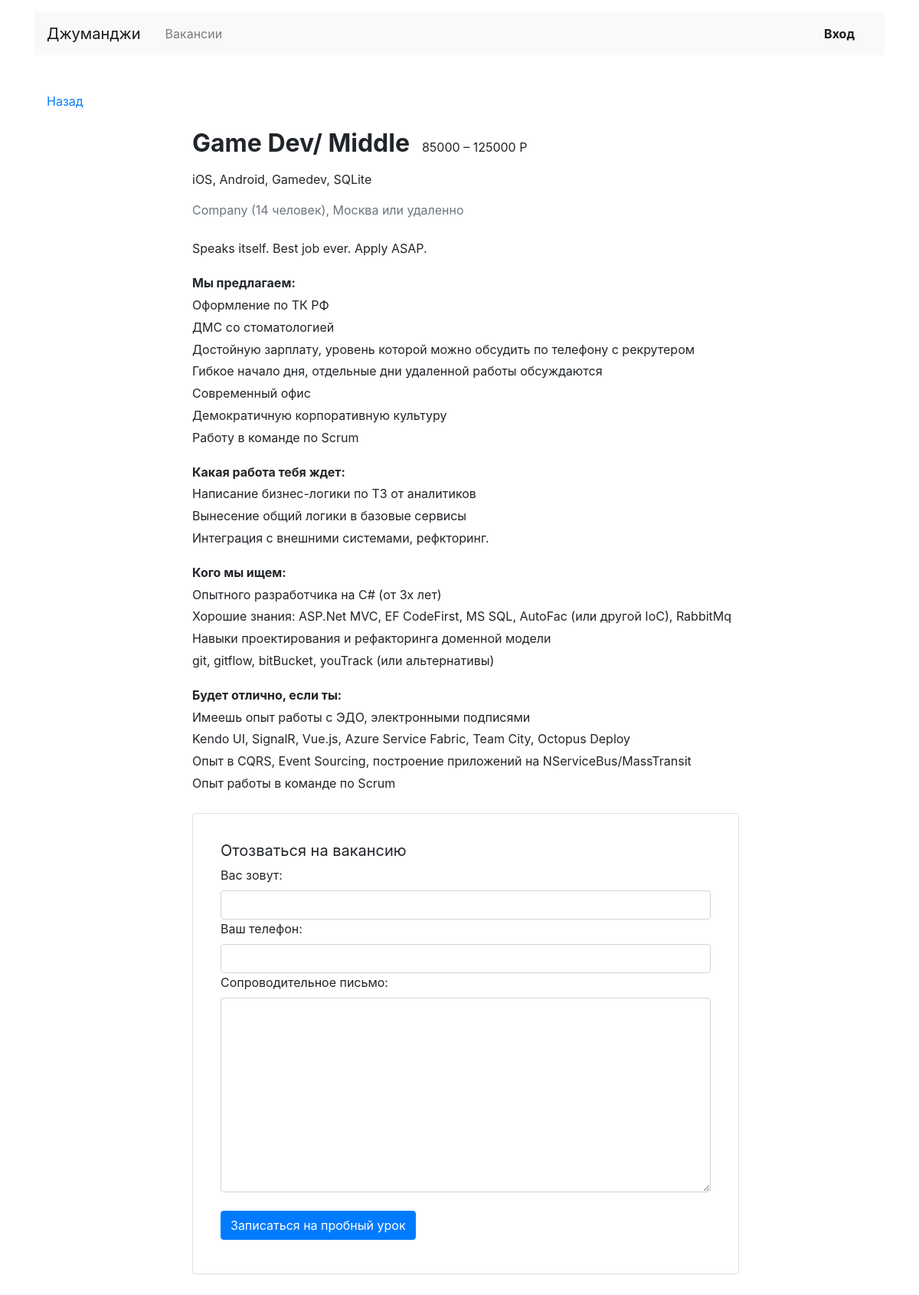
The app's page /vacancies/43 with its own data.
### app_jobsearch/models.py (models this page shows)
class Vacancy(models.Model):
    title = models.CharField(max_length=128)
    specialty = models.ForeignKey(Specialty, on_delete=models.CASCADE, related_name='vacancies')
    company = models.ForeignKey(Company, on_delete=models.CASCADE, related_name='vacancies')
    skills = models.TextField()
    description = models.TextField()
    salary_min = models.IntegerField()
    salary_max = models.IntegerField()
    published_at = models.DateField()

class Company(models.Model):
    name = models.CharField(max_length=128)
    location = models.CharField(max_length=32)
    logo = models.ImageField(upload_to=MEDIA_COMPANY_IMAGE_DIR, null=True)
    description = models.TextField()
    employee_count = models.IntegerField(default=0)
    owner = models.ForeignKey(User, on_delete=models.CASCADE, related_name='mycompany',
                              default=None, null=True)

### app_jobsearch/views.py (the view)
# urls.py: path('vacancies/<int:vacancy_id>', VacancyView.as_view(), name='vacancy'),
class VacancyView(View):
    def get(self, request, vacancy_id):
        vacancy = get_object_or_404(Vacancy, id=vacancy_id)
        context = {
            'vacancy': vacancy,
            'form': ApplicationForm()
        }
        return render(request, 'app_jobsearch/vacancy.html', context=context)

### app_jobsearch/forms.py
class ApplicationForm(forms.Form):
    written_username = forms.CharField(max_length=128, label='Вас зовут',
                                       widget=forms.TextInput(attrs={'class': 'form-control'}))
    written_phone = forms.CharField(max_length=32, label='Ваш телефон',
                                    widget=forms.TextInput(attrs={'class': 'form-control'}))
    written_cover_letter = forms.CharField(label='Сопроводительное письмо',
                                           widget=forms.Textarea(attrs={'class': 'form-control'}))

### app_jobsearch/templatetags/ru_pluralize.py (called while the page is built)
@register.filter
def ru_pluralize(value, arg='дурак,дурака,дураков'):
    args = arg.split(",")
    number = abs(int(value))
    a = number % 10
    b = number % 100
    if (a == 1) and (b != 11):
        return f'{value} {args[0]}'
    elif (a >= 2) and (a <= 4) and ((b < 10) or (b >= 20)):
        return f'{value} {args[1]}'
    else:
        return f'{value} {args[2]}'

### app_jobsearch/templates/app_jobsearch/vacancy.html (shortened to what this page needs)
{% extends 'app_jobsearch/base.html' %}
{% block main %}
{% load ru_pluralize %}
  <main class="container mt-3 pb-5">
    <div class="row mt-5">
      <div class="col-12 col-lg-2">
        <div class="pl-3 mb-5">
          <p><a href={{ request.META.HTTP_REFERER }}>Назад</a></p>
        </div>
      </div>
      <div class="col-12 col-lg-8">
        <section class="pl-3">
          <div class="d-flex align-items-baseline align-content-baseline">
            <h1 class="h2 mt-4 font-weight-bold" >{{ vacancy.title }}</h1>
            <p class="m-0 pl-3">{{ vacancy.salary_min }} – {{ vacancy.salary_max }} Р</p>
          </div>
          <p class="mt-2">{{ vacancy.skills }}</p>
          <p class="text-muted mb-4">{{ vacancy.company.name|capfirst }} ({{ vacancy.company.employee_count|ru_pluralize:"человек,человека,человек" }}),
            {{ vacancy.company.location }}</p>
          <div style="line-height: 1.8;">
            <p>{{ vacancy.description }}</p>
            <p><b>Мы предлагаем: </b><br>
              Оформление по ТК РФ<br>
              ДМС со стоматологией<br>
              Достойную зарплату, уровень которой можно обсудить по телефону с рекрутером<br>
              Гибкое начало дня, отдельные дни удаленной работы обсуждаются<br>
              Современный офис<br>
              Демократичную корпоративную культуру<br>
              Работу в команде по Scrum
            </p>
            <p><b>Какая работа тебя ждет: </b><br>
              Написание бизнес-логики по ТЗ от аналитиков<br>
              Вынесение общий логики в базовые сервисы<br>
              Интеграция с внешними системами, рефкторинг.
            </p>
            <p><b>Кого мы ищем: </b><br>
              Опытного разработчика на C# (от 3х лет)<br>
              Хорошие знания: ASP.Net MVC, EF CodeFirst, MS SQL, AutoFac (или другой IoC), RabbitMq <br>
              Навыки проектирования и рефакторинга доменной модели <br>
              git, gitflow, bitBucket, youTrack (или альтернативы)
            </p>
            <p><b>Будет отлично, если ты:</b><br>
              Имеешь опыт работы с ЭДО, электронными подписями<br>
              Kendo UI, SignalR, Vue.js, Azure Service Fabric, Team City, Octopus Deploy<br>
              Опыт в CQRS, Event Sourcing, построение приложений на NServiceBus/MassTransit<br>
              Опыт работы в команде по Scrum
            </p>
          </div>
          <form method="post" action="{% url 'sent' vacancy.id %}" class="card mt-4 mb-3">
            <div class="card-body mx-3">
              <p class="h5 mt-3 font-weight-normal">Отозваться на вакансию</p>
              {% for field in form %}
              <div class="form-group">
                {{ field.label_tag}}
                {{ field }}
              {% endfor %}
              <input type="submit" class="btn btn-primary mt-4 mb-2" value="Записаться на пробный урок">
            </div>
          </form>
        </section>
      </div>
    </div>
  </main>
{% endblock %}

### records on screen
Vacancy: title "Game Dev/ Middle", salary_min "85000", salary_max "125000", skills "iOS, Android, Gamedev, SQLite", company.name "Company", company.employee_count|ru_pluralize "14 человек", company.location "Москва или удаленно", description "Speaks itself. Best job ever. Apply ASAP."

### other values on screen
{{ field.label_tag }} "Вас зовут:" "Ваш телефон:" "Сопроводительное письмо:"
